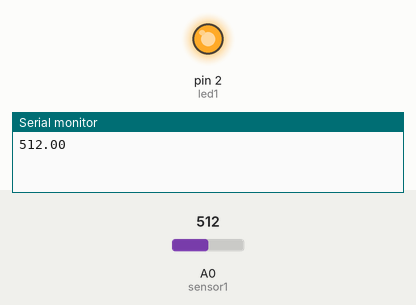
Simulated run of this sketch. Board: Arduino Uno, built with avr-gcc and run on an emulated ATmega328P. Parts: output pins drawn as LEDs (lit = HIGH), the last lines printed to the serial monitor. The test bench sets the inputs (shaded band); at power-on: A0 (sensor1) = 512.

Above: at 1.7 s.
1.8 s: A0 (sensor1) set to 489
At 6.2 s:
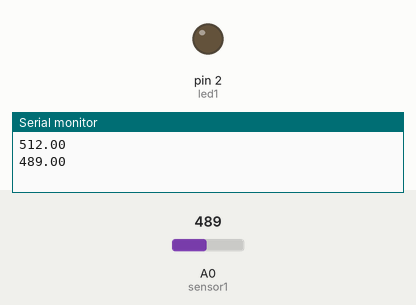
7.8 s: A0 (sensor1) set to 510
At 11.2 s:
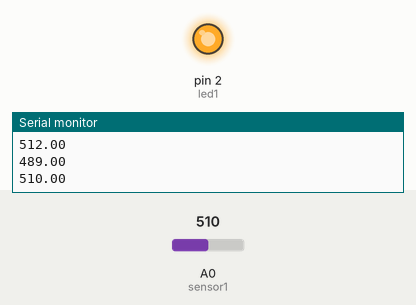
13.8 s: A0 (sensor1) set to 490
At 16.2 s:
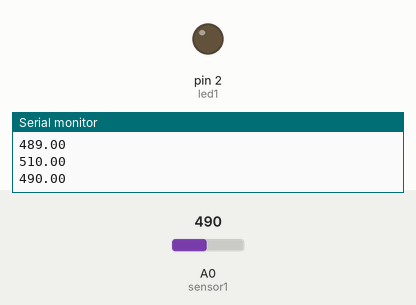
Timing chart, 0 to 17.7 s (numbered marks = the images above; inputs shaded):
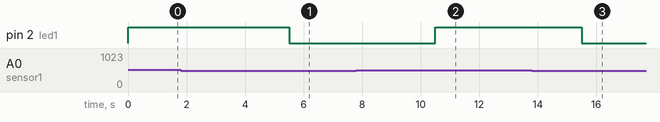

Measured:
- the behaviour switches between 501 and 500 on A0 (sensor1) (found by bisection; images 0 and 1)
- after the input at 1.8 s, pin 2 (led1): HIGH → LOW after 3.7 s
- after the input at 7.8 s, pin 2 (led1): LOW → HIGH after 2.7 s
- after the input at 13.8 s, pin 2 (led1): HIGH → LOW after 1.7 s

The sketch:

single_sensor.ino
```cpp
// Initialise pins and variables
int led1 = 2;
int sensor1 = A0;
float value1 = 0;

void setup() {
  Serial.begin(9600);
  pinMode(led1, OUTPUT);
  pinMode(sensor1, INPUT);
  digitalWrite(led1, HIGH);
  delay(500);
}

void loop() {
  //Serial.print("Moisture level: ");
  value1 = analogRead(sensor1);
  Serial.println(value1);
  if(value1 > 500)
  {
    digitalWrite(led1, HIGH);
  }
  else
    digitalWrite(led1, LOW);
  delay(5000);
}
```
